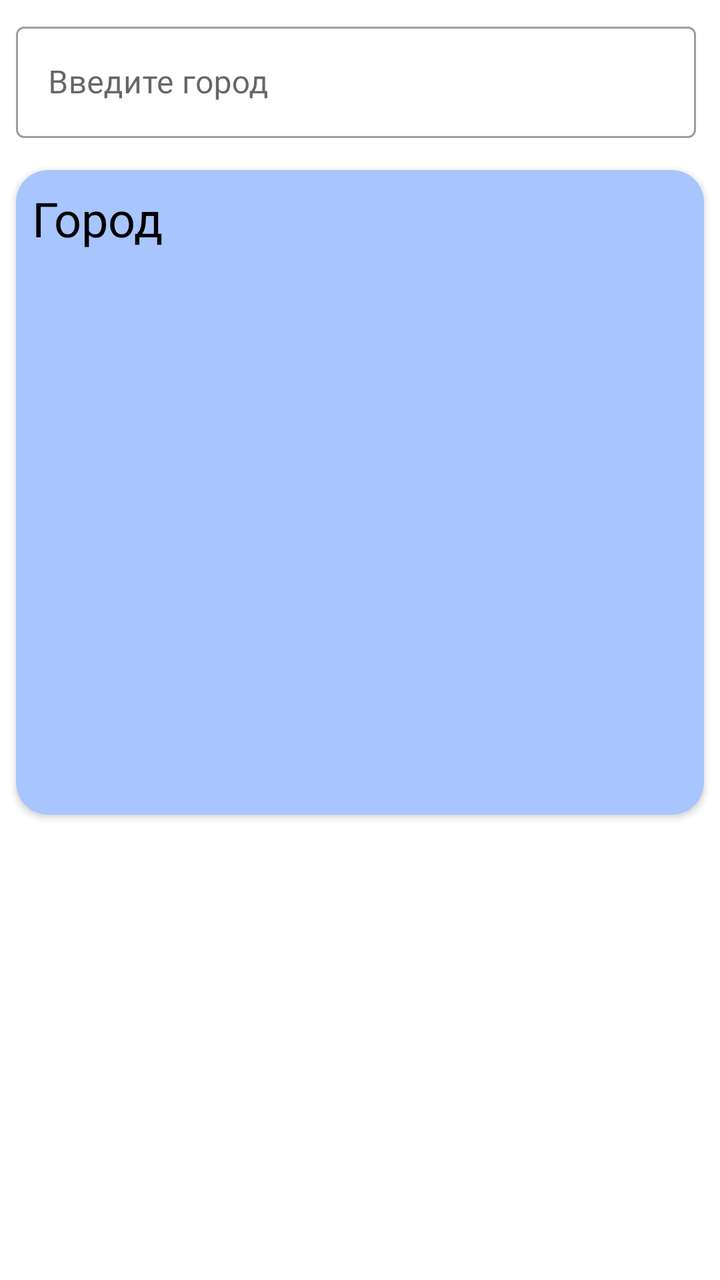
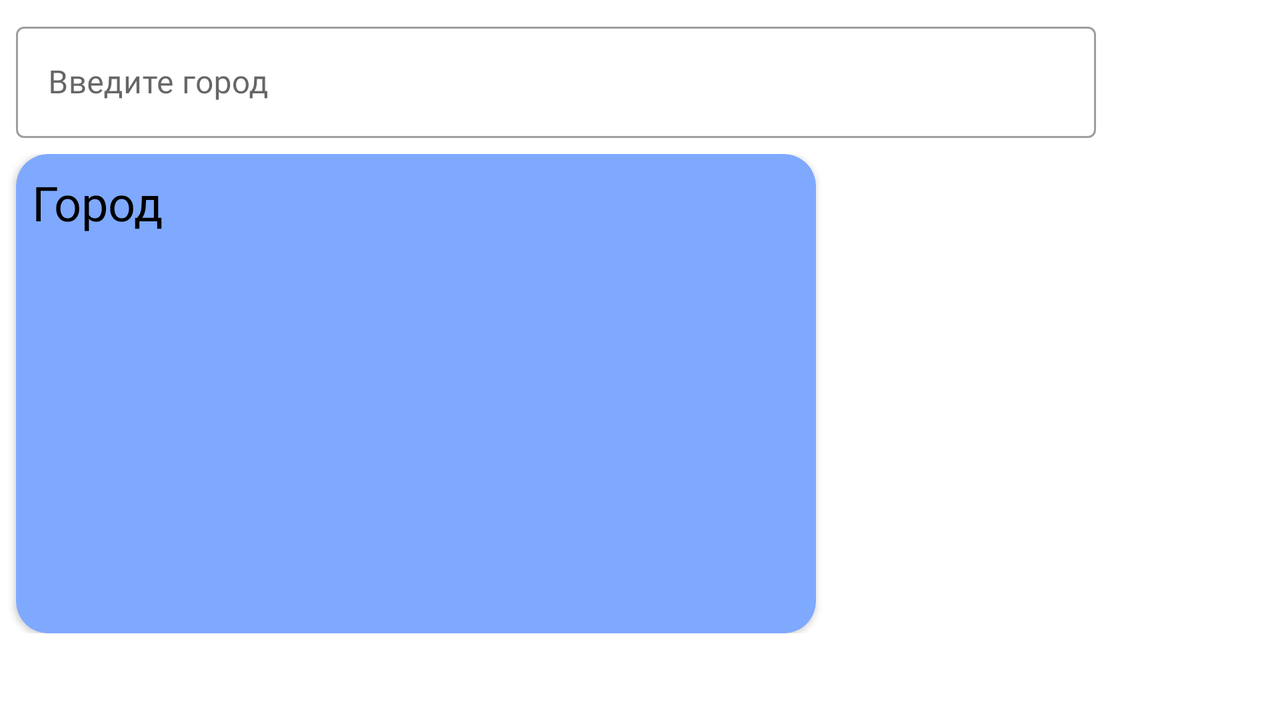

The same Android screen from two of the app's own layout files: first res/layout/ as a phone draws it, then the repository's variant for another configuration, drawn on a device whose configuration selects that folder. Both files follow.
<!-- AndroidManifest.xml: application theme Theme.WeatherApp -->
<!-- res/layout/fragment_weather_screen.xml -->
<?xml version="1.0" encoding="utf-8"?>
<LinearLayout xmlns:android="http://schemas.android.com/apk/res/android"
    xmlns:app="http://schemas.android.com/apk/res-auto"
    xmlns:tools="http://schemas.android.com/tools"
    android:layout_width="match_parent"
    android:layout_height="match_parent"
    android:orientation="vertical"
    tools:context=".WeatherScreenFragment"
    android:id="@+id/weather_screen_linear_layout">

    <LinearLayout
        android:layout_width="match_parent"
        android:layout_height="wrap_content"
        android:gravity="center_vertical"
        android:orientation="horizontal">

        <com.google.android.material.textfield.TextInputLayout
            style="@style/Widget.MaterialComponents.TextInputLayout.OutlinedBox"
            android:layout_width="340dp"
            android:layout_height="wrap_content"
            android:layout_margin="8dp">

            <com.google.android.material.textfield.TextInputEditText
                android:id="@+id/weather_screen_city_search_field"
                android:layout_width="match_parent"
                android:layout_height="wrap_content"
                android:fontFamily="@font/roboto"
                android:hint="@string/add_city"
                android:singleLine="true" />

        </com.google.android.material.textfield.TextInputLayout>

        <ImageButton
            android:id="@+id/weather_screen_search_btn"
            android:layout_width="32dp"
            android:layout_height="32dp"
            android:layout_gravity="bottom"
            android:layout_marginBottom="18dp"
            android:background="@drawable/ic_baseline_search_24"
            android:backgroundTint="@color/cool_periwinkle" />

    </LinearLayout>

    <androidx.cardview.widget.CardView
        android:id="@+id/weather_screen_card_view"
        android:layout_width="match_parent"
        android:layout_height="wrap_content"
        android:layout_margin="8dp"
        android:backgroundTint="?android:attr/colorPrimary"
        app:cardCornerRadius="16dp">

        <LinearLayout
            android:layout_width="match_parent"
            android:layout_height="wrap_content"
            android:orientation="vertical">

            <TextView
                android:id="@+id/weather_screen_city"
                style="@style/BasicTextStyle"
                android:layout_width="wrap_content"
                android:layout_height="wrap_content"
                android:layout_marginHorizontal="8dp"
                android:layout_marginTop="8dp"
                android:fontFamily="@font/montserrat"
                android:text="@string/city"
                android:textSize="24sp" />

            <TextView
                android:id="@+id/weather_screen_date"
                style="@style/BasicTextStyle"
                android:layout_width="wrap_content"
                android:layout_height="wrap_content"
                android:layout_marginStart="8dp"
                android:text=""
                android:textSize="16sp" />

            <LinearLayout
                android:layout_width="match_parent"
                android:layout_height="wrap_content"
                android:gravity="center"
                android:orientation="horizontal">

                <TextView
                    android:id="@+id/weather_screen_temp"
                    style="@style/BasicTextStyle"
                    android:layout_width="wrap_content"
                    android:layout_height="wrap_content"
                    android:text=""
                    android:textSize="60sp" />

                <ImageView
                    android:id="@+id/weather_screen_icon"
                    android:layout_width="72dp"
                    android:layout_height="72dp"
                    android:scaleType="fitXY" />

            </LinearLayout>

            <TextView
                android:id="@+id/weather_screen_description"
                style="@style/BasicTextStyle"
                android:layout_width="wrap_content"
                android:layout_height="wrap_content"
                android:layout_margin="8dp"
                android:text=""
                android:textSize="18sp" />

            <androidx.recyclerview.widget.RecyclerView
                android:id="@+id/weather_screen_hourly_forecast_recycler_view"
                android:layout_width="wrap_content"
                android:layout_height="132dp"
                android:layout_marginTop="8dp"
                android:orientation="horizontal"
                app:layoutManager="androidx.recyclerview.widget.LinearLayoutManager" />

        </LinearLayout>

    </androidx.cardview.widget.CardView>

    <ProgressBar
        android:id="@+id/weather_screen_progress_bar"
        android:layout_width="wrap_content"
        android:layout_height="wrap_content"
        android:layout_gravity="center"
        android:visibility="gone" />

    <androidx.recyclerview.widget.RecyclerView
        android:id="@+id/weather_screen_weekly_forecast_recycler_view"
        android:layout_width="match_parent"
        android:layout_height="wrap_content"
        android:layout_margin="8dp"
        android:layout_marginEnd="8dp"
        app:layoutManager="androidx.recyclerview.widget.LinearLayoutManager" />

</LinearLayout>
<!-- resources referenced by this layout -->
<resources>
  <color name="cool_periwinkle">#7FA9FF</color>
  <string name="add_city">Введите город</string>
  <string name="city">Город</string>
  <style name="BasicTextStyle" parent="Theme.MaterialComponents.DayNight.DarkActionBar">
          <item name="android:textSize">24sp</item>
          <item name="fontFamily">@font/montserrat</item>
          <item name="android:textColor">@color/black</item>
      </style>
  <style name="Theme.WeatherApp" parent="Theme.MaterialComponents.DayNight.NoActionBar">
          
          <item name="colorPrimary">@color/cool_light_periwinkle</item>
          <item name="colorPrimaryVariant">@color/cool_light_periwinkle</item>
          <item name="colorOnPrimary">@color/white</item>
          
          <item name="colorSecondary">@color/teal_200</item>
          <item name="colorSecondaryVariant">@color/teal_700</item>
          <item name="colorOnSecondary">@color/black</item>
          
          <item name="android:statusBarColor" tools:targetApi="l">?attr/colorPrimaryVariant</item>
          
      </style>
  <color name="black">#FF000000</color>
  <color name="cool_light_periwinkle">#A8C5FF</color>
  <color name="white">#FFFFFFFF</color>
  <color name="teal_200">#FF03DAC5</color>
  <color name="teal_700">#FF018786</color>
</resources>
<!-- res/layout-land/fragment_weather_screen.xml (the repository's variant of the layout above) -->
<!-- drawn on the phone turned sideways -->
<?xml version="1.0" encoding="utf-8"?>
<LinearLayout xmlns:android="http://schemas.android.com/apk/res/android"
    xmlns:app="http://schemas.android.com/apk/res-auto"
    xmlns:tools="http://schemas.android.com/tools"
    android:layout_width="match_parent"
    android:layout_height="match_parent"
    android:orientation="vertical"
    tools:context=".WeatherScreenFragment"
    android:id="@+id/weather_screen_linear_layout">

    <LinearLayout
        android:layout_width="match_parent"
        android:layout_height="wrap_content"
        android:gravity="center_vertical"
        android:orientation="horizontal">

        <com.google.android.material.textfield.TextInputLayout
            style="@style/Widget.MaterialComponents.TextInputLayout.OutlinedBox"
            android:layout_width="540dp"
            android:layout_height="wrap_content"
            android:layout_margin="8dp">

            <com.google.android.material.textfield.TextInputEditText
                android:id="@+id/weather_screen_city_search_field"
                android:layout_width="match_parent"
                android:layout_height="wrap_content"
                android:fontFamily="@font/roboto"
                android:hint="@string/add_city"
                android:singleLine="true" />

        </com.google.android.material.textfield.TextInputLayout>

        <ImageButton
            android:id="@+id/weather_screen_search_btn"
            android:layout_width="32dp"
            android:layout_height="32dp"
            android:layout_gravity="bottom"
            android:layout_marginBottom="18dp"
            android:background="@drawable/ic_baseline_search_24"
            android:backgroundTint="#7FA9FF" />

    </LinearLayout>

    <LinearLayout
        android:layout_width="match_parent"
        android:layout_height="wrap_content"
        android:orientation="horizontal">


    <androidx.cardview.widget.CardView
        android:id="@+id/weather_screen_card_view"
        android:layout_width="400dp"
        android:layout_height="wrap_content"
        android:layout_marginHorizontal="8dp"
        android:backgroundTint="#7FA9FF"
        app:cardCornerRadius="16dp">

        <androidx.constraintlayout.widget.ConstraintLayout
            android:layout_width="match_parent"
            android:layout_height="wrap_content">

            <TextView
                android:id="@+id/weather_screen_city"
                android:layout_width="wrap_content"
                android:layout_height="wrap_content"
                android:layout_margin="8dp"
                android:fontFamily="@font/montserrat"
                android:text="@string/city"
                android:textColor="@color/black"
                android:textSize="24sp"
                app:layout_constraintStart_toStartOf="parent"
                app:layout_constraintTop_toTopOf="parent" />

            <TextView
                android:id="@+id/weather_screen_date"
                style="@style/BasicTextStyle"
                android:layout_width="wrap_content"
                android:layout_height="wrap_content"
                android:text=""
                android:textSize="16sp"
                android:layout_margin="8dp"
                app:layout_constraintStart_toStartOf="parent"
                app:layout_constraintTop_toBottomOf="@+id/weather_screen_city" />

            <LinearLayout
                android:id="@+id/linearLayout"
                android:layout_width="wrap_content"
                android:layout_height="wrap_content"
                android:gravity="center"
                android:orientation="horizontal"
                android:layout_margin="8dp"
                app:layout_constraintEnd_toEndOf="parent"
                app:layout_constraintStart_toEndOf="@+id/weather_screen_city"
                app:layout_constraintTop_toTopOf="parent">

                <TextView
                    android:id="@+id/weather_screen_temp"
                    style="@style/BasicTextStyle"
                    android:layout_width="wrap_content"
                    android:layout_height="wrap_content"
                    android:text=""
                    android:textSize="50sp" />

                <ImageView
                    android:id="@+id/weather_screen_icon"
                    android:layout_width="72dp"
                    android:layout_height="72dp"
                    android:scaleType="fitXY" />

            </LinearLayout>

            <TextView
                android:id="@+id/weather_screen_description"
                style="@style/BasicTextStyle"
                android:layout_width="wrap_content"
                android:layout_height="wrap_content"
                android:layout_margin="8dp"
                android:text=""
                android:textSize="16sp"
                app:layout_constraintStart_toStartOf="parent"
                app:layout_constraintTop_toBottomOf="@+id/weather_screen_date" />

            <androidx.recyclerview.widget.RecyclerView
                android:id="@+id/weather_screen_hourly_forecast_recycler_view"
                android:layout_width="wrap_content"
                android:layout_height="132dp"
                android:orientation="horizontal"
                android:layout_margin="8dp"
                app:layoutManager="androidx.recyclerview.widget.LinearLayoutManager"
                app:layout_constraintEnd_toEndOf="parent"
                app:layout_constraintStart_toStartOf="parent"
                app:layout_constraintTop_toBottomOf="@+id/weather_screen_description" />

        </androidx.constraintlayout.widget.ConstraintLayout>

    </androidx.cardview.widget.CardView>

    <ProgressBar
        android:id="@+id/weather_screen_progress_bar"
        android:layout_width="wrap_content"
        android:layout_height="wrap_content"
        android:layout_gravity="center"
        android:visibility="gone" />

    <androidx.recyclerview.widget.RecyclerView
        android:id="@+id/weather_screen_weekly_forecast_recycler_view"
        android:layout_width="match_parent"
        android:layout_height="wrap_content"
        android:layout_marginRight="8dp"
        app:layoutManager="androidx.recyclerview.widget.LinearLayoutManager" />

    </LinearLayout>
</LinearLayout>
<!-- resources referenced by the variant -->
<!-- as the phone turned sideways resolves them -->
<resources>
  <color name="black">#FF000000</color>
  <string name="add_city">Введите город</string>
  <string name="city">Город</string>
  <style name="BasicTextStyle" parent="Theme.MaterialComponents.DayNight.DarkActionBar">
          <item name="android:textSize">24sp</item>
          <item name="fontFamily">@font/montserrat</item>
          <item name="android:textColor">@color/black</item>
      </style>
  <style name="Theme.WeatherApp" parent="Theme.MaterialComponents.DayNight.NoActionBar">
          
          <item name="colorPrimary">@color/cool_light_periwinkle</item>
          <item name="colorPrimaryVariant">@color/cool_light_periwinkle</item>
          <item name="colorOnPrimary">@color/white</item>
          
          <item name="colorSecondary">@color/teal_200</item>
          <item name="colorSecondaryVariant">@color/teal_700</item>
          <item name="colorOnSecondary">@color/black</item>
          
          <item name="android:statusBarColor" tools:targetApi="l">?attr/colorPrimaryVariant</item>
          
      </style>
  <color name="cool_light_periwinkle">#A8C5FF</color>
  <color name="white">#FFFFFFFF</color>
  <color name="teal_200">#FF03DAC5</color>
  <color name="teal_700">#FF018786</color>
</resources>
